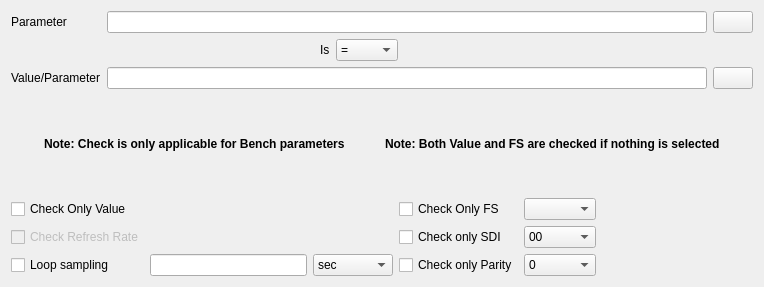
<?xml version="1.0" encoding="UTF-8"?>
<ui version="4.0">
 <class>GTAWaitUntilActionWidget</class>
 <widget class="QWidget" name="GTAWaitUntilActionWidget">
  <property name="geometry">
   <rect>
    <x>0</x>
    <y>0</y>
    <width>764</width>
    <height>287</height>
   </rect>
  </property>
  <property name="windowTitle">
   <string>Form</string>
  </property>
  <layout class="QGridLayout" name="gridLayout">
   <item row="0" column="0">
    <widget class="QLabel" name="label">
     <property name="text">
      <string>Parameter</string>
     </property>
    </widget>
   </item>
   <item row="0" column="1">
    <widget class="QLineEdit" name="ParamNameLE"/>
   </item>
   <item row="0" column="2">
    <widget class="QPushButton" name="SearchPB">
     <property name="sizePolicy">
      <sizepolicy hsizetype="Maximum" vsizetype="Fixed">
       <horstretch>0</horstretch>
       <verstretch>0</verstretch>
      </sizepolicy>
     </property>
     <property name="text">
      <string/>
     </property>
     <property name="icon">
      <iconset resource="../resource.qrc">
       <normaloff>:/images/forms/img/SEARCH.png</normaloff>:/images/forms/img/SEARCH.png</iconset>
     </property>
    </widget>
   </item>
   <item row="1" column="0" colspan="2">
    <layout class="QHBoxLayout" name="horizontalLayout">
     <item>
      <spacer name="horizontalSpacer">
       <property name="orientation">
        <enum>Qt::Horizontal</enum>
       </property>
       <property name="sizeHint" stdset="0">
        <size>
         <width>118</width>
         <height>20</height>
        </size>
       </property>
      </spacer>
     </item>
     <item>
      <widget class="QLabel" name="label_3">
       <property name="text">
        <string>Is</string>
       </property>
      </widget>
     </item>
     <item>
      <widget class="QComboBox" name="OperatorCB">
       <item>
        <property name="text">
         <string>=</string>
        </property>
       </item>
       <item>
        <property name="text">
         <string>NOT=</string>
        </property>
       </item>
       <item>
        <property name="text">
         <string>&lt;</string>
        </property>
       </item>
       <item>
        <property name="text">
         <string>&gt;</string>
        </property>
       </item>
       <item>
        <property name="text">
         <string>&lt;=</string>
        </property>
       </item>
       <item>
        <property name="text">
         <string>&gt;=</string>
        </property>
       </item>
      </widget>
     </item>
     <item>
      <spacer name="horizontalSpacer_2">
       <property name="orientation">
        <enum>Qt::Horizontal</enum>
       </property>
       <property name="sizeHint" stdset="0">
        <size>
         <width>128</width>
         <height>20</height>
        </size>
       </property>
      </spacer>
     </item>
    </layout>
   </item>
   <item row="2" column="0">
    <widget class="QLabel" name="label_2">
     <property name="text">
      <string>Value/Parameter</string>
     </property>
    </widget>
   </item>
   <item row="2" column="1">
    <widget class="QLineEdit" name="ValueLE">
     <property name="text">
      <string/>
     </property>
    </widget>
   </item>
   <item row="2" column="2">
    <widget class="QPushButton" name="SearchValuePB">
     <property name="sizePolicy">
      <sizepolicy hsizetype="Maximum" vsizetype="Fixed">
       <horstretch>0</horstretch>
       <verstretch>0</verstretch>
      </sizepolicy>
     </property>
     <property name="text">
      <string/>
     </property>
     <property name="icon">
      <iconset resource="../resource.qrc">
       <normaloff>:/images/forms/img/SEARCH.png</normaloff>:/images/forms/img/SEARCH.png</iconset>
     </property>
    </widget>
   </item>
   <item row="3" column="0" colspan="3">
    <layout class="QHBoxLayout" name="horizontalLayout_2">
     <item>
      <spacer name="horizontalSpacer_7">
       <property name="orientation">
        <enum>Qt::Horizontal</enum>
       </property>
       <property name="sizeHint" stdset="0">
        <size>
         <width>40</width>
         <height>20</height>
        </size>
       </property>
      </spacer>
     </item>
     <item>
      <widget class="QLabel" name="checkFsWarLB">
       <property name="font">
        <font>
         <weight>75</weight>
         <bold>true</bold>
        </font>
       </property>
       <property name="text">
        <string>Note: Check is only applicable for Bench parameters</string>
       </property>
      </widget>
     </item>
     <item>
      <spacer name="horizontalSpacer_5">
       <property name="orientation">
        <enum>Qt::Horizontal</enum>
       </property>
       <property name="sizeHint" stdset="0">
        <size>
         <width>40</width>
         <height>20</height>
        </size>
       </property>
      </spacer>
     </item>
     <item>
      <widget class="QLabel" name="checkValnFS">
       <property name="enabled">
        <bool>true</bool>
       </property>
       <property name="font">
        <font>
         <weight>75</weight>
         <bold>true</bold>
        </font>
       </property>
       <property name="mouseTracking">
        <bool>false</bool>
       </property>
       <property name="text">
        <string>Note: Both Value and FS are checked if nothing is selected</string>
       </property>
      </widget>
     </item>
     <item>
      <spacer name="horizontalSpacer_3">
       <property name="orientation">
        <enum>Qt::Horizontal</enum>
       </property>
       <property name="sizeHint" stdset="0">
        <size>
         <width>40</width>
         <height>20</height>
        </size>
       </property>
      </spacer>
     </item>
    </layout>
   </item>
   <item row="4" column="0" colspan="3">
    <layout class="QGridLayout" name="gridLayout_2">
     <item row="2" column="0">
      <widget class="QCheckBox" name="ChkLoopSampling">
       <property name="text">
        <string>Loop sampling</string>
       </property>
      </widget>
     </item>
     <item row="0" column="0">
      <widget class="QCheckBox" name="ChkValueOnly">
       <property name="text">
        <string>Check Only Value</string>
       </property>
      </widget>
     </item>
     <item row="0" column="3">
      <widget class="QCheckBox" name="ChkFSOnly">
       <property name="text">
        <string>Check Only FS</string>
       </property>
      </widget>
     </item>
     <item row="0" column="2">
      <spacer name="horizontalSpacer_4">
       <property name="orientation">
        <enum>Qt::Horizontal</enum>
       </property>
       <property name="sizeType">
        <enum>QSizePolicy::Fixed</enum>
       </property>
       <property name="sizeHint" stdset="0">
        <size>
         <width>80</width>
         <height>20</height>
        </size>
       </property>
      </spacer>
     </item>
     <item row="1" column="0">
      <widget class="QCheckBox" name="chkRefreshRate">
       <property name="enabled">
        <bool>false</bool>
       </property>
       <property name="text">
        <string>Check Refresh Rate</string>
       </property>
      </widget>
     </item>
     <item row="2" column="3">
      <widget class="QCheckBox" name="chkOnlyParity">
       <property name="text">
        <string>Check only Parity</string>
       </property>
      </widget>
     </item>
     <item row="1" column="4">
      <widget class="QComboBox" name="CheckSDICB">
       <item>
        <property name="text">
         <string>00</string>
        </property>
       </item>
       <item>
        <property name="text">
         <string>01</string>
        </property>
       </item>
       <item>
        <property name="text">
         <string>10</string>
        </property>
       </item>
       <item>
        <property name="text">
         <string>11</string>
        </property>
       </item>
      </widget>
     </item>
     <item row="0" column="4">
      <widget class="QComboBox" name="FunctionalStatusCB"/>
     </item>
     <item row="1" column="3">
      <widget class="QCheckBox" name="chkOnlySDI">
       <property name="text">
        <string>Check only SDI</string>
       </property>
      </widget>
     </item>
     <item row="2" column="4">
      <widget class="QComboBox" name="CheckParityCB">
       <item>
        <property name="text">
         <string>0</string>
        </property>
       </item>
       <item>
        <property name="text">
         <string>1</string>
        </property>
       </item>
      </widget>
     </item>
     <item row="0" column="5">
      <spacer name="horizontalSpacer_6">
       <property name="orientation">
        <enum>Qt::Horizontal</enum>
       </property>
       <property name="sizeHint" stdset="0">
        <size>
         <width>40</width>
         <height>20</height>
        </size>
       </property>
      </spacer>
     </item>
     <item row="2" column="1">
      <widget class="QLineEdit" name="LoopSamplingLE"/>
     </item>
     <item row="2" column="2">
      <widget class="QComboBox" name="LoopSamplingCB">
       <item>
        <property name="text">
         <string>sec</string>
        </property>
       </item>
       <item>
        <property name="text">
         <string>msec</string>
        </property>
       </item>
      </widget>
     </item>
    </layout>
   </item>
  </layout>
 </widget>
 <tabstops>
  <tabstop>ParamNameLE</tabstop>
  <tabstop>SearchPB</tabstop>
  <tabstop>OperatorCB</tabstop>
  <tabstop>ValueLE</tabstop>
  <tabstop>SearchValuePB</tabstop>
 </tabstops>
 <resources>
  <include location="../resource.qrc"/>
 </resources>
 <connections/>
</ui>
